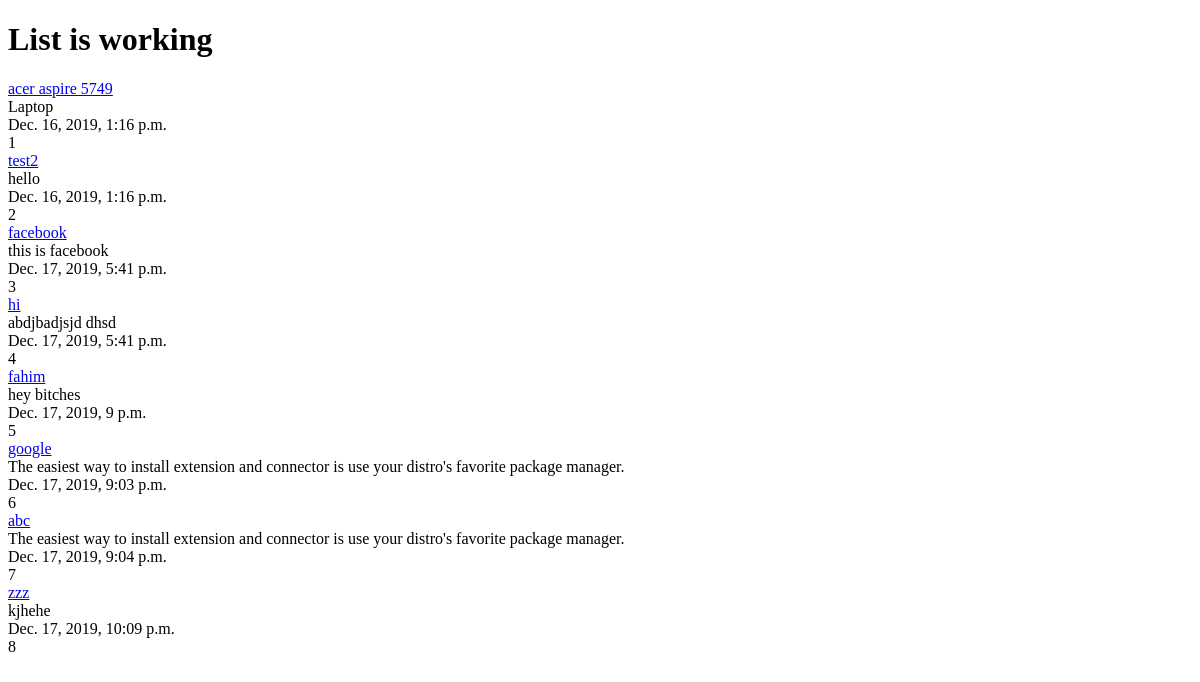
/posts/, run on an earlier commit of the app's database.
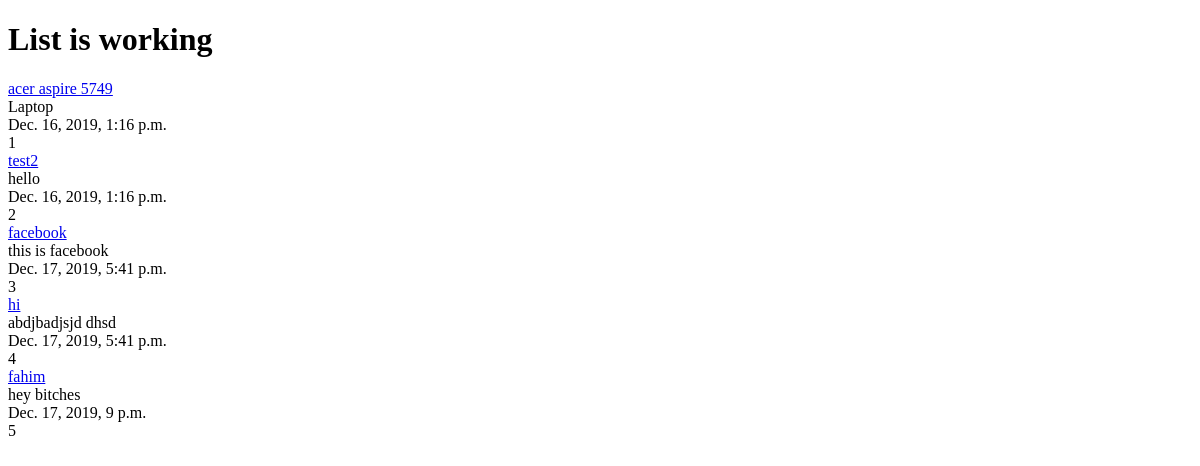
And on a later commit of the database.
### posts/models.py (models this page shows, shortened)
class Post(models.Model):
    title = models.CharField(max_length=120)
    content = models.TextField()
    updated = models.DateTimeField(auto_now=True, auto_now_add=False)
    time_stamp = models.DateTimeField(auto_now=False, auto_now_add=True)
    def get_absolute_url(self):
        return "/posts/%s/" %(self.id)

### posts/views.py (the view)
# urls.py: path('', views.posts_list, name='list'),
def posts_list(request):
    queryset = Post.objects.all()
    context = {
        "object_list": queryset,
        "title": "List",
    }
    return render(request, 'posts/index.html', context)

### posts/templates/posts/index.html (shortened to what this page needs)
{% extends 'posts/post_base.html' %}
{% load static %}
{% block content %}
    <h1>{{ title }} is working</h1>
    {% for object in object_list %}
        <a href='{{ object.get_absolute_url }}'>{{ object.title }}</a><br/>
        {{ object.content }}<br/>
        {{ object.time_stamp }}<br/>
        {{ object.id }}<br/>
    {% endfor %}
{% endblock content %}

### posts/templates/posts/post_base.html (shortened to what this page needs)
<!DOCTYPE html>
<html lang="en">
<head>
</head>
<body>
<div class="container">
    {% block content %}
    {% endblock content %}
</div>
</body>
</html>

What changed in the data, as far as the page shows it:
removed Post: title "google", content "The easiest way to install extension and connector is use your distro's favorite package manager.", time_stamp "Dec. 17, 2019, 9:03 p.m.", id "6"
removed Post: title "abc", content "The easiest way to install extension and connector is use your distro's favorite package manager.", time_stamp "Dec. 17, 2019, 9:04 p.m.", id "7"
removed Post: title "zzz", content "kjhehe", time_stamp "Dec. 17, 2019, 10:09 p.m.", id "8"
